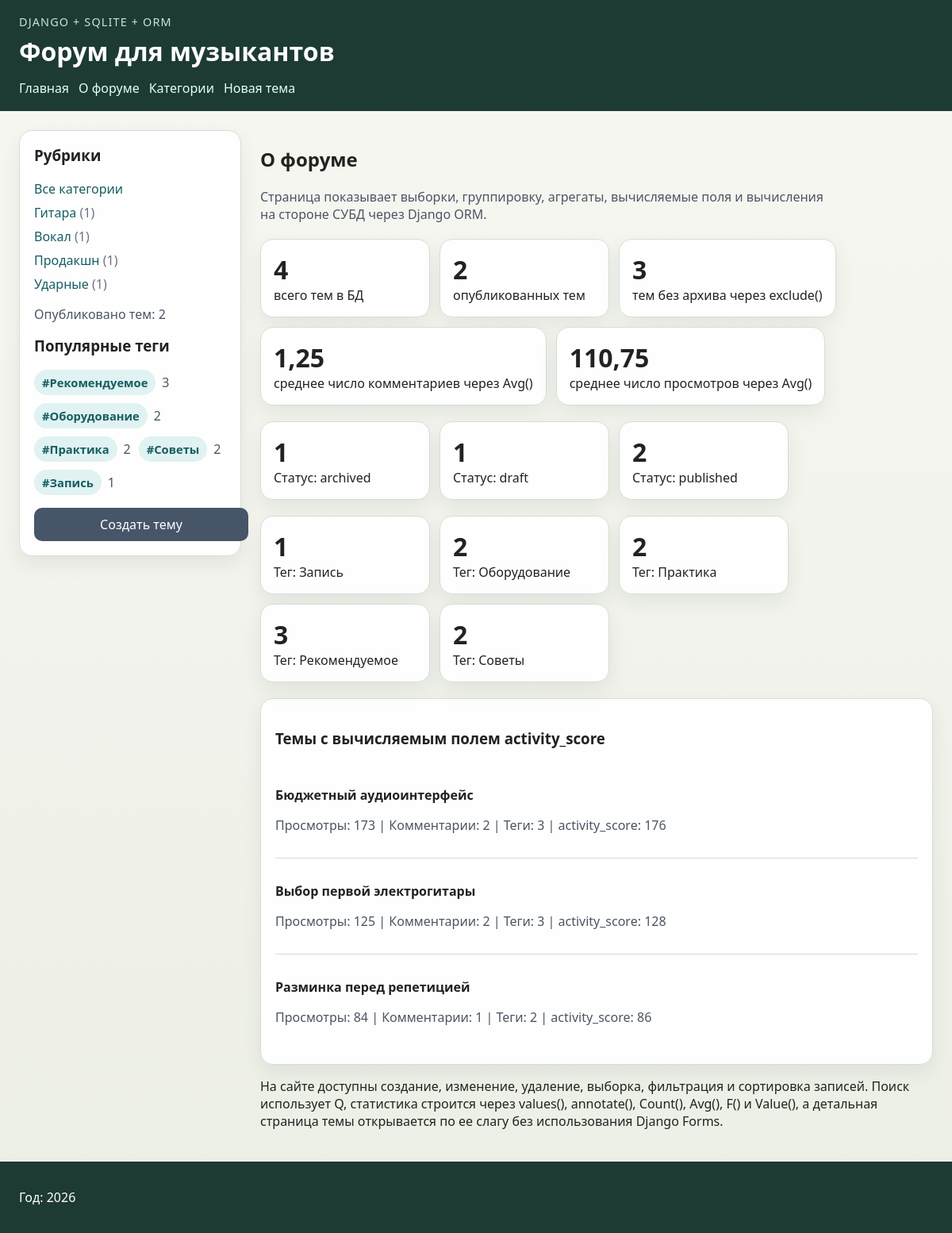
The page /about/ on the database its author committed.
### musicforum/models.py (models this page shows, shortened)
class Tag(models.Model):
    name = models.CharField("Название тега", max_length=100, unique=True)
    slug = models.SlugField("Слаг", max_length=100, unique=True, allow_unicode=True)
    class Meta:
        ordering = ("name",)
        verbose_name = "тег"
        verbose_name_plural = "теги"

class Discussion(models.Model):
    Category = MusicCategory
    Status = DiscussionStatus
    CATEGORY_DESCRIPTIONS = {
        MusicCategory.GUITAR: "Выбор инструментов, усилителей, педалей и техники игры.",
        MusicCategory.VOCALS: "Постановка голоса, дыхание и сценическая подача.",
        MusicCategory.PRODUCTION: "Запись, сведение, плагины и домашние студии.",
        MusicCategory.DRUMS: "Установки, пэды, ритм и упражнения для барабанщиков.",
    }
    ORDERING_OPTIONS = [
        ("-created_at", "Сначала новые"),
        ("created_at", "Сначала старые"),
        ("title", "Название: А-Я"),
        ("-title", "Название: Я-А"),
        ("author", "Автор: А-Я"),
    ]
    title = models.CharField("Название темы", max_length=255)
    slug = models.SlugField("Слаг", max_length=255, unique=True, blank=True, allow_unicode=True)
    author = models.CharField("Автор", max_length=100)
    category = models.CharField(
        "Категория",
        max_length=20,
        choices=MusicCategory.choices,
        default=MusicCategory.GUITAR,
    )
    status = models.CharField(
        "Статус",
        max_length=20,
        choices=DiscussionStatus.choices,
        default=DiscussionStatus.PUBLISHED,
    )
    content = models.TextField("Содержание")
    created_at = models.DateTimeField("Создано", auto_now_add=True)
    updated_at = models.DateTimeField("Изменено", auto_now=True)
    tags = models.ManyToManyField(Tag, verbose_name="Теги", related_name="discussions", blank=True)
    objects = DiscussionManager()
    class Meta:
        ordering = ("-created_at", "-id")
        verbose_name = "обсуждение"
        verbose_name_plural = "обсуждения"
    @classmethod
    def get_category_catalog(cls):
        totals = cls.objects.category_totals()
        return [
            {
                "slug": value,
                "title": label,
                "description": cls.CATEGORY_DESCRIPTIONS.get(value, ""),
                "count": totals.get(value, 0),
            }
            for value, label in cls.Category.choices
        ]
    @classmethod
    def get_status_options(cls):
        return list(cls.Status.choices)
    @classmethod
    def get_ordering_options(cls):
        return cls.ORDERING_OPTIONS

class DiscussionPassport(models.Model):
    discussion = models.OneToOneField(
        Discussion,
        verbose_name="Обсуждение",
        related_name="passport",
        on_delete=models.CASCADE,
    )
    views_count = models.PositiveIntegerField("Количество просмотров", default=0)
    bookmarks_count = models.PositiveIntegerField("Количество закладок", default=0)
    class Meta:
        verbose_name = "паспорт обсуждения"
        verbose_name_plural = "паспорта обсуждений"

### musicforum/views.py (the view)
# urls.py: path("about/", views.about, name="about"),
def about(request):
    annotated_discussions = (
        Discussion.objects.select_related("passport")
        .annotate(
            comment_count=Count("comments", distinct=True),
            tag_count=Count("tags", distinct=True),
            activity_score=Coalesce(F("passport__views_count"), Value(0))
            + Count("comments", distinct=True)
            + Value(1, output_field=IntegerField()),
        )
        .order_by("-activity_score", "title")
    )
    top_discussions = annotated_discussions.exclude(status=Discussion.Status.ARCHIVED)[:3]
    orm_status_counts = Discussion.objects.values("status").annotate(total=Count("id")).order_by("status")
    orm_tag_counts = (
        Discussion.objects.values("tags__name")
        .annotate(total=Count("id"))
        .order_by("tags__name")
    )
    aggregate_stats = annotated_discussions.aggregate(
        average_comments=Avg("comment_count"),
        average_views=Avg("passport__views_count"),
    )
    context = {
        **_base_context(),
        "title": "О форуме",
        "total_discussions": Discussion.objects.count(),
        "published_discussions": Discussion.objects.published().count(),
        "active_discussions": Discussion.objects.exclude(status=Discussion.Status.ARCHIVED).count(),
        "orm_status_counts": orm_status_counts,
        "orm_tag_counts": orm_tag_counts,
        "top_discussions": top_discussions,
        "average_comments": aggregate_stats["average_comments"] or 0,
        "average_views": aggregate_stats["average_views"] or 0,
    }
    return render(request, "musicforum/about.html", context)

### musicforum/data.py (called while the page is built)
def get_menu():
    return MENU

### musicforum/models.py (called while the page is built)
    def with_status(self, status):
        if not status:
            return self
        return self.filter(status=status)

    def published(self):
        return self.with_status(DiscussionStatus.PUBLISHED)

    def category_totals(self):
        return dict(
            self.get_queryset()
            .values("category")
            .annotate(total=Count("id"))
            .values_list("category", "total")
        )

### musicforum/templatetags/musicforum_tags.py (called while the page is built)
@register.simple_tag
def forum_name():
    return "Форум для музыкантов"

@register.simple_tag
def published_discussions_total():
    return Discussion.objects.published().count()

@register.inclusion_tag("musicforum/includes/category_list.html")
def show_categories(selected_slug=""):
    return {
        "categories": Discussion.get_category_catalog(),
        "selected_slug": selected_slug,
    }

@register.inclusion_tag("musicforum/includes/popular_tags.html")
def show_popular_tags(limit=5):
    return {
        "popular_tags": Tag.objects.annotate(total=Count("discussions", distinct=True))
        .filter(total__gt=0)
        .order_by("-total", "name")[:limit]
    }

### musicforum/views.py (called while the page is built)
def _base_context(current_category=""):
    return {
        "menu": get_menu(),
        "current_category": current_category,
        "category_options": Discussion.Category.choices,
        "status_options": Discussion.get_status_options(),
        "ordering_options": Discussion.get_ordering_options(),
        "all_tags": Tag.objects.order_by("name"),
    }

### musicforum/templates/musicforum/about.html
{% extends 'musicforum/base.html' %}
{% block content %}
    <h2>{{ title }}</h2>
    <p class="lead">Страница показывает выборки, группировку, агрегаты, вычисляемые поля и вычисления на стороне СУБД через Django ORM.</p>
    <div class="stats-grid">
        <div class="stat-card">
            <strong>{{ total_discussions }}</strong>
            <span>всего тем в БД</span>
        </div>
        <div class="stat-card">
            <strong>{{ published_discussions }}</strong>
            <span>опубликованных тем</span>
        </div>
        <div class="stat-card">
            <strong>{{ active_discussions }}</strong>
            <span>тем без архива через exclude()</span>
        </div>
        <div class="stat-card">
            <strong>{{ average_comments|floatformat:2 }}</strong>
            <span>среднее число комментариев через Avg()</span>
        </div>
        <div class="stat-card">
            <strong>{{ average_views|floatformat:2 }}</strong>
            <span>среднее число просмотров через Avg()</span>
        </div>
    </div>
    <div class="stats-grid">
        {% for item in orm_status_counts %}
            <div class="stat-card">
                <strong>{{ item.total }}</strong>
                <span>Статус: {{ item.status }}</span>
            </div>
        {% endfor %}
    </div>
    <div class="stats-grid">
        {% for item in orm_tag_counts %}
            {% if item.tags__name %}
                <div class="stat-card">
                    <strong>{{ item.total }}</strong>
                    <span>Тег: {{ item.tags__name }}</span>
                </div>
            {% endif %}
        {% endfor %}
    </div>
    <section class="detail-card">
        <h3>Темы с вычисляемым полем activity_score</h3>
        <ul class="comment-list">
            {% for item in top_discussions %}
                <li>
                    <p><strong>{{ item.title }}</strong></p>
                    <p class="detail-meta">
                        Просмотры: {{ item.passport.views_count }} |
                        Комментарии: {{ item.comment_count }} |
                        Теги: {{ item.tag_count }} |
                        activity_score: {{ item.activity_score }}
                    </p>
                </li>
            {% empty %}
                <li>Темы для статистики пока отсутствуют.</li>
            {% endfor %}
        </ul>
    </section>
    <p>На сайте доступны создание, изменение, удаление, выборка, фильтрация и сортировка записей. Поиск использует Q, статистика строится через values(), annotate(), Count(), Avg(), F() и Value(), а детальная страница темы открывается по ее слагу без использования Django Forms.</p>
{% endblock %}

### musicforum/templates/musicforum/includes/popular_tags.html
{% if popular_tags %}
    <ul class="tag-cloud">
        {% for tag in popular_tags %}
            <li>
                <span class="tag-badge">#{{ tag.name }}</span>
                <span class="tag-total">{{ tag.total }}</span>
            </li>
        {% endfor %}
    </ul>
{% else %}
    <p class="sidebar-summary">Теги появятся после заполнения базы.</p>
{% endif %}

### musicforum/static/musicforum/css/styles.css (style rules this page uses)
body { margin: 0; font-family: "Segoe UI", sans-serif; background: linear-gradient(180deg, #f7f7f2 0%, #ecefe6 100%); color: #202321; }
.sidebar, .discussion-list li, .category-cards li, .detail-card, .filter-form, .editor-form, .stat-card { background: rgba(255, 255, 255, 0.94); border: 1px solid #d6ddd5; border-radius: 16px; box-shadow: 0 10px 24px rgba(30, 58, 52, 0.08); }
.lead { color: #4b5563; max-width: 720px; }
.filter-form, .editor-form, .detail-card { padding: 18px; }
.card-header, .detail-header, .button-row, .detail-meta-grid, .stats-grid { display: flex; flex-wrap: wrap; gap: 12px; }
.card-meta, .detail-meta { color: #4b5563; }
.tag-list, .tag-cloud, .comment-list { list-style: none; padding: 0; margin: 0; }
.tag-list, .tag-selector, .tag-cloud { display: flex; flex-wrap: wrap; gap: 10px; }
.tag-badge { display: inline-flex; align-items: center; padding: 6px 10px; border-radius: 999px; background: #e0f2f1; color: #155e63; font-size: 0.92rem; font-weight: 600; }
.tag-cloud li { display: flex; align-items: center; gap: 8px; }
.tag-total { color: #4b5563; }
.comment-list li { padding: 14px 0; border-bottom: 1px solid #d6ddd5; }
.comment-list li:last-child { border-bottom: none; }
.stats-grid { margin: 20px 0; }
.stat-card { min-width: 180px; padding: 16px; }
.stat-card strong { display: block; font-size: 2rem; }

### rows shown on the page
Tag: name "Рекомендуемое", total "3"
Tag: name "Оборудование", total "2", tags__name "Оборудование"
Tag: name "Практика", total "2"
Tag: name "Советы", total "2"
Tag: name "Запись", total "1"
Discussion: title "Бюджетный аудиоинтерфейс", passport.views_count "173", comment_count "2", tag_count "3", activity_score "176"
Discussion: title "Выбор первой электрогитары", passport.views_count "125", comment_count "2", tag_count "3", activity_score "128"
Discussion: title "Разминка перед репетицией", passport.views_count "84", comment_count "1", tag_count "2", activity_score "86"

### other values the page prints
{{ item.title }} "Главная" "О форуме" "Категории" "Новая тема"
{{ cat.title }} "Гитара" "Вокал" "Продакшн" "Ударные"
{{ cat.count }} "1" "1" "1" "1"
{{ title }} "О форуме"
{{ total_discussions }} "4"
{{ published_discussions }} "2"
{{ active_discussions }} "3"
{{ average_comments|floatformat:2 }} "1,25"
{{ average_views|floatformat:2 }} "110,75"
{{ item.total }} "1" "1" "2"
{{ item.status }} "archived" "draft" "published"
{{ item.total }} "1" "2" "3" "2"
{{ item.tags__name }} "Запись" "Практика" "Рекомендуемое" "Советы"
